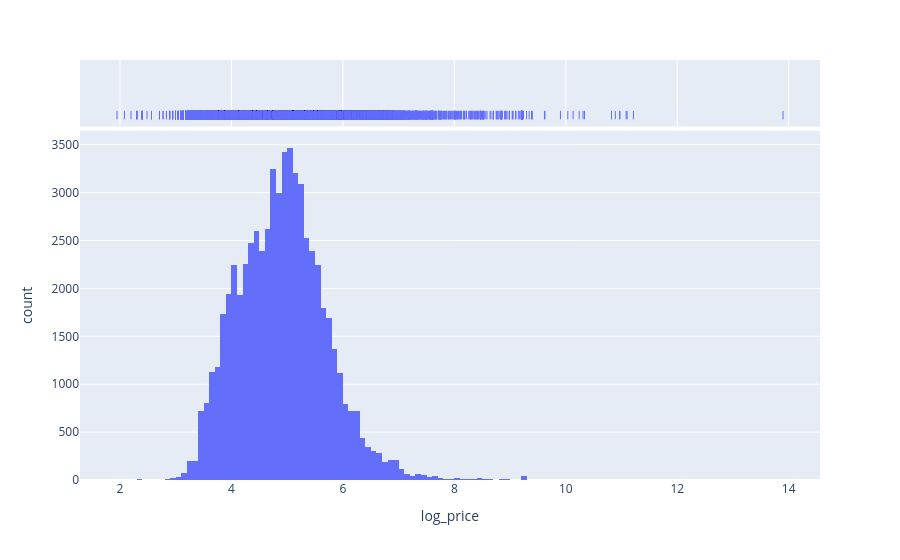

The notebook cell this image was saved under:
### Code cell
#plotting property types
fig = px.histogram(df, x = "log_price", marginal="rug", nbins=200)


fig.show()

### Figure 1 — Plotly figure (JSON) as saved in the notebook; plotly's stock layout.template omitted (floating-point values rounded to 4 significant figures; data arrays with more than 128 entries replaced by an {"elided": "..."} marker saying what was removed)
{"data": [{"bingroup": "x", "hovertemplate": "log_price=%{x}<br>count=%{y}<extra></extra>", "legendgroup": "", "marker": {"color": "#636efa", "pattern": {"shape": ""}}, "name": "", "nbinsx": 200, "orientation": "v", "showlegend": false, "type": "histogram", "x": {"elided": "96871 float values"}, "xaxis": "x", "yaxis": "y"}, {"boxpoints": "all", "fillcolor": "rgba(255,255,255,0)", "hoveron": "points", "hovertemplate": "log_price=%{x}<extra></extra>", "jitter": 0, "legendgroup": "", "line": {"color": "rgba(255,255,255,0)"}, "marker": {"color": "#636efa", "symbol": "line-ns-open"}, "name": "", "showlegend": false, "type": "box", "x": {"elided": "96871 float values"}, "xaxis": "x2", "yaxis": "y2"}], "layout": {"barmode": "relative", "legend": {"tracegroupgap": 0}, "margin": {"t": 60}, "xaxis": {"anchor": "y", "domain": [0, 1], "title": {"text": "log_price"}}, "xaxis2": {"anchor": "y2", "domain": [0, 1], "matches": "x", "showgrid": true, "showticklabels": false}, "yaxis": {"anchor": "x", "domain": [0, 0.8316], "title": {"text": "count"}}, "yaxis2": {"anchor": "x2", "domain": [0.8416, 1], "matches": "y2", "showgrid": false, "showline": false, "showticklabels": false, "ticks": ""}}}
